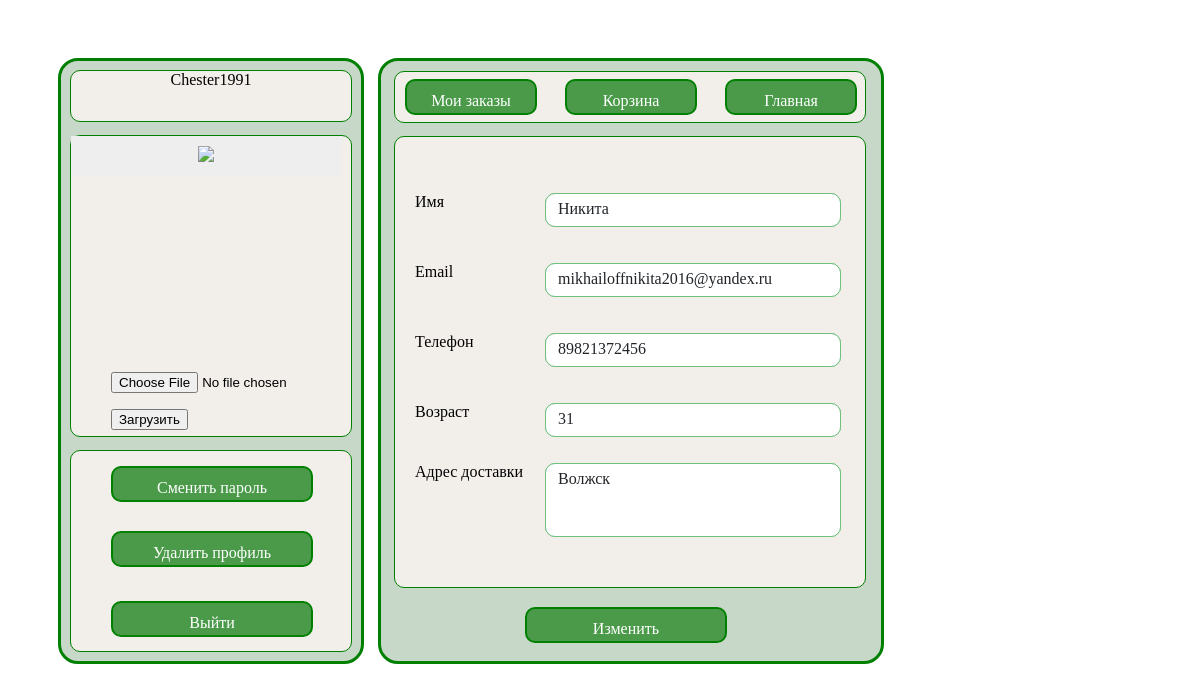
Screenshot of /user_profile/Chester1991/ (signed in) with the database file from the repository.
### models.py (models this page shows, shortened)
class User(db.Model, UserMixin):
    id = db.Column(db.Integer, primary_key=True)
    username = db.Column(db.String(20), unique=True, nullable=False)
    password = db.Column(db.String(20), unique=False, nullable=False)
    telephone = db.Column(db.String(20), nullable=True)
    email = db.Column(db.String(30), unique=True, nullable=False)
    name = db.Column(db.String(20), nullable=True)
    age = db.Column(db.Integer, nullable=True)
    telephone = db.Column(db.String(20), nullable=True)
    address = db.Column(db.String(100), nullable=True)
    orders = db.relationship("Order", back_populates="user")
    avatar = db.Column(db.String(20), nullable=True)
    created_at = db.Column(db.DateTime, default=datetime.now)
    updated_on = db.Column(db.DateTime(), default=datetime.now, onupdate=datetime.now)
    is_active = db.Column(db.Boolean, default=True)

### views.py (the view)
@app.route('/user_profile/<username>/', methods=['GET', 'POST'])
@login_required
def user_profile(username):
    form = UserProfile()
    return render_template('user_profile.html', form=form, user=current_user)

### forms.py
class UserProfile(FlaskForm):
    name = StringField('Имя', validators=[DataRequired(), Length(min=2, message='Введите корректное имя')])
    email = StringField('Email', validators=[DataRequired(), Email(), Length(max=50, message='Введите корректный email')])
    telephone = StringField('Телефон', validators=[InputRequired(message='Введите корректный номер'), Length(min=11)])
    age = IntegerField('Возраст', validators=[NumberRange(min=14, max=100)])
    address = StringField('Адрес доставки', validators=[InputRequired(), Length(max=100)])
    submit = SubmitField('Сохранить')

### views.py (called while the page is built)
@login_manager.user_loader
def load_user(user_id):
    return db.session.query(User).get(user_id)

### templates/user_profile.html (shortened to what this page needs)
<!DOCTYPE html>
<html lang="en">
<head>
    <link type="text/css" href="{{ url_for('static', filename='css/user_profile.css')}}" rel="stylesheet" />
</head>
<body>
    <div class="profile">
            <div id="header_one">{{ user.username }}</div>
            <div id="upload_image">
                <div class="profile-ava"><img src="{{ url_for('userava') }}"></div>
                <form id="upload_form" action="{{ url_for('upload') }}" enctype="multipart/form-data" method="post">
                    <p><input type="file" name="file">
                    <p><input type="submit" value="Загрузить">
                </form>
            </div>
            <div id="account_action">
                <a href="{{ url_for('change_password', username=user.username) }}" id="password_change">Сменить пароль</a>
                <a href="{{ url_for('delete_user_profile', username=user.username) }}" id="delete_profile">Удалить профиль</a>
                <a href="{{ url_for('logout',username=user.username) }}" id="exit_profile">Выйти</a>
            </div>
        <div class="two_part">
            <div id="header_two">
                <a href="{{ url_for('user_orders', username=user.username) }}" id="orders">Мои заказы</a>
                <a href="{{ url_for('user_basket', username=user.username ) }}" id="basket">Корзина</a>
                <a href="{{ url_for('index') }}" id="main_page">Главная</a>
            </div>
            <div class="account">
                    <p class="form_name_label">Имя</p>
                    <p class="form_name">{{ user.name }}</p>
                    {% if user.name %}
                        <p class="form_name">{{ user.name }}</p>
                    {% else %}
                        <p class="form_name">Имя</p>
                    {% endif %}
                <br>
                <p>
                    <p class="form_email_label">Email</p>
                    <p class="form_email">{{ user.email }}</p>
                    {% if user.email %}
                        <p class="form_email">{{ user.email }}</p>
                    {% else %}
                        <p class="form_email">Email</p>
                    {% endif %}
                <br>
                <p>
                    <p class="form_telephone_label">Телефон</p>
                    <p class="form_telephone">{{ user.telephone }}</p>
                    {% if user.telephone %}
                        <p class="form_telephone">{{ user.telephone }}</p>
                    {% else %}
                        <p class="form_telephone">Телефон</p>
                    {% endif %}
                <br>
                <p>
                    <p class="form_age_label">Возраст</p>
                    <p class="form_age">{{ user.age }}</p>
                    {% if user.age %}
                        <p class="form_age">{{ user.age }}</p>
                    {% else %}
                        <p class="form_age">Возраст</p>
                    {% endif %}
                <br>
                <p>
                    <p class="form_address_label">Адрес доставки</p>
                    <p class="form_address">{{ user.address }}</p>
                    {% if user.age %}
                        <p class="form_address">{{ user.address }}</p>
                    {% else %}
                        <p class="form_address">Адресс доставки</p>
                    {% endif %}
                <br>
                <a href="{{ url_for('save_form_account', username=user.username) }}" id="change_profile">Изменить</a>
        </div>
    </div>
</body>
</html>

### rows the page displays
User: username "Chester1991", name "Никита", email "mikhailoffnikita2016@yandex.ru", telephone "89821372456", age "31", address "Волжск"
